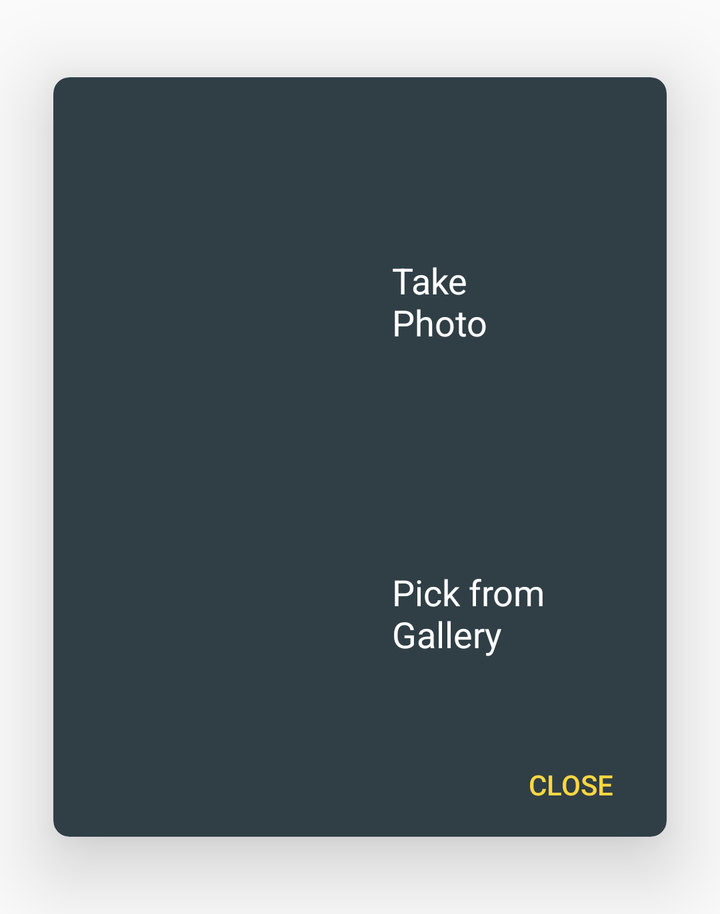
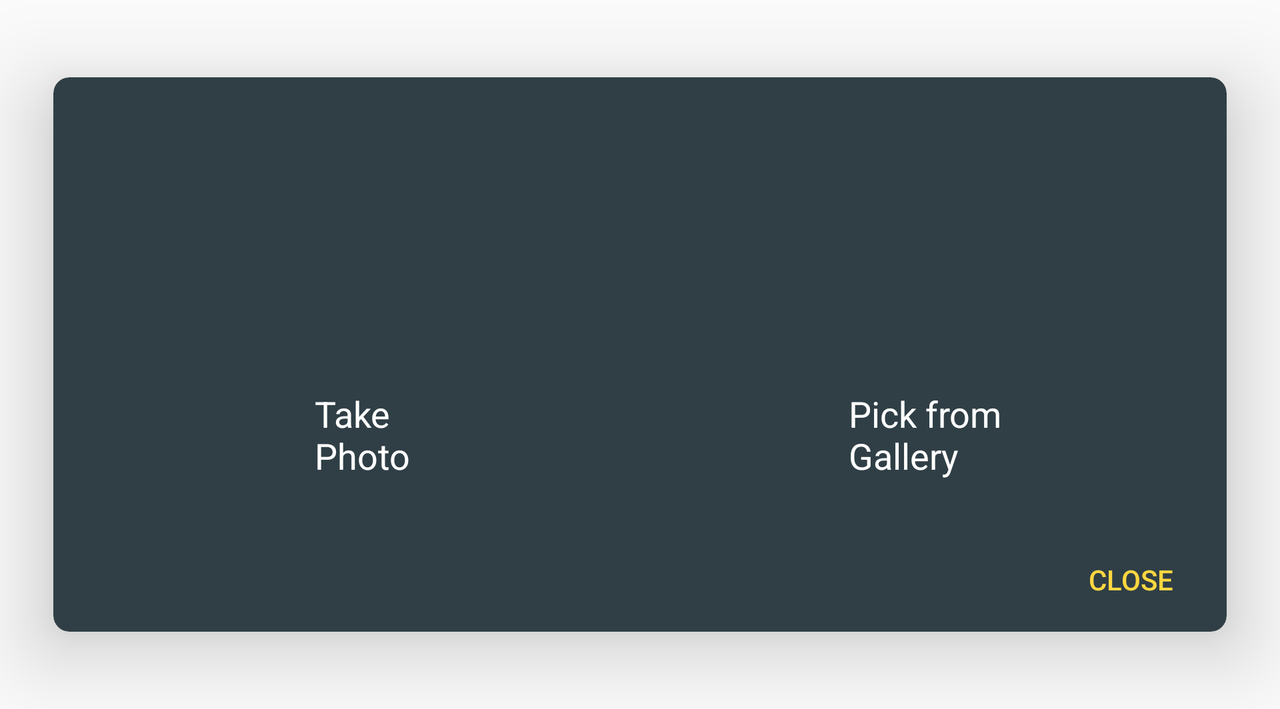

An Android layout and its configuration variant, each rendered on a device that would load it. The default file and the variant file are quoted in full after the pictures.
<!-- AndroidManifest.xml: application theme AppTheme -->
<!-- res/layout/dialog_animal_image_picker.xml -->
<?xml version="1.0" encoding="utf-8"?>
<android.support.v7.widget.CardView xmlns:android="http://schemas.android.com/apk/res/android"
    xmlns:app="http://schemas.android.com/apk/res-auto"
    style="@style/ImagePickerCardStyle"
    android:layout_width="match_parent"
    android:layout_height="wrap_content">

    <android.support.constraint.ConstraintLayout
        android:layout_width="match_parent"
        android:layout_height="wrap_content">

        <ImageView
            android:id="@+id/image_picker_camera"
            style="@style/ImagePickerIconStyle"
            app:layout_constraintBottom_toTopOf="@+id/image_picker_gallery"
            app:layout_constraintEnd_toStartOf="@+id/text_picker_camera_label"
            app:layout_constraintHorizontal_chainStyle="packed"
            app:layout_constraintLeft_toLeftOf="parent"
            app:layout_constraintRight_toLeftOf="@+id/text_picker_camera_label"
            app:layout_constraintStart_toStartOf="parent"
            app:layout_constraintTop_toTopOf="parent"
            app:srcCompat="@drawable/ic_dialog_image_picker_camera" />

        <TextView
            android:id="@+id/text_picker_camera_label"
            style="@style/ImagePickerTextLabelStyle"
            android:layout_marginLeft="@dimen/text_image_picker_content_margin"
            android:layout_marginStart="@dimen/text_image_picker_content_margin"
            android:text="@string/animal_image_picker_label_camera"
            app:layout_constraintBottom_toBottomOf="@+id/image_picker_camera"
            app:layout_constraintEnd_toEndOf="parent"
            app:layout_constraintLeft_toRightOf="@+id/image_picker_camera"
            app:layout_constraintRight_toRightOf="parent"
            app:layout_constraintStart_toEndOf="@+id/image_picker_camera"
            app:layout_constraintTop_toTopOf="@+id/image_picker_camera" />

        <View
            android:id="@+id/view_picker_camera_overlay"
            style="@style/ConstraintCenterHorizontalStyle"
            android:layout_width="@dimen/match_constraint_0dp"
            android:layout_height="@dimen/match_constraint_0dp"
            android:background="?attr/selectableItemBackgroundBorderless"
            app:layout_constraintBottom_toBottomOf="@+id/image_picker_camera"
            app:layout_constraintTop_toTopOf="@+id/image_picker_camera" />

        <ImageView
            android:id="@+id/image_picker_gallery"
            style="@style/ImagePickerIconStyle"
            android:layout_marginTop="@dimen/text_image_picker_content_margin"
            app:layout_constraintBottom_toBottomOf="parent"
            app:layout_constraintEnd_toEndOf="@+id/image_picker_camera"
            app:layout_constraintLeft_toLeftOf="@+id/image_picker_camera"
            app:layout_constraintRight_toRightOf="@+id/image_picker_camera"
            app:layout_constraintStart_toStartOf="@+id/image_picker_camera"
            app:layout_constraintTop_toBottomOf="@+id/image_picker_camera"
            app:srcCompat="@drawable/ic_dialog_image_picker_gallery" />

        <TextView
            android:id="@+id/text_picker_gallery_label"
            style="@style/ImagePickerTextLabelStyle"
            android:text="@string/animal_image_picker_label_gallery"
            app:layout_constraintBottom_toBottomOf="@+id/image_picker_gallery"
            app:layout_constraintEnd_toEndOf="parent"
            app:layout_constraintHorizontal_bias="0"
            app:layout_constraintLeft_toLeftOf="@+id/text_picker_camera_label"
            app:layout_constraintRight_toRightOf="parent"
            app:layout_constraintStart_toStartOf="@+id/text_picker_camera_label"
            app:layout_constraintTop_toTopOf="@+id/image_picker_gallery" />

        <View
            android:id="@+id/view_picker_gallery_overlay"
            style="@style/ConstraintCenterHorizontalStyle"
            android:layout_width="@dimen/match_constraint_0dp"
            android:layout_height="@dimen/match_constraint_0dp"
            android:background="?attr/selectableItemBackgroundBorderless"
            app:layout_constraintBottom_toBottomOf="@+id/image_picker_gallery"
            app:layout_constraintTop_toTopOf="@+id/image_picker_gallery" />

        <Button
            android:id="@+id/btn_picker_close"
            style="@style/MaterialLabelButtonStyle"
            android:layout_marginBottom="@dimen/btn_image_picker_action_margin_bottom"
            android:layout_marginEnd="@dimen/btn_image_picker_action_margin_right"
            android:layout_marginRight="@dimen/btn_image_picker_action_margin_right"
            android:layout_marginTop="@dimen/btn_image_picker_action_margin_top"
            android:text="@string/animal_image_picker_action_close"
            android:textColor="@color/animalImageButtonLabelCloseColor"
            app:layout_constraintBottom_toBottomOf="parent"
            app:layout_constraintEnd_toEndOf="parent"
            app:layout_constraintRight_toRightOf="parent"
            app:layout_constraintTop_toBottomOf="@+id/image_picker_gallery" />

    </android.support.constraint.ConstraintLayout>

</android.support.v7.widget.CardView>
<!-- resources referenced by this layout -->
<resources>
  <color name="animalImageButtonLabelCloseColor">#FFD740</color>
  <dimen name="btn_image_picker_action_margin_bottom">8dp</dimen>
  <dimen name="btn_image_picker_action_margin_right">16dp</dimen>
  <dimen name="btn_image_picker_action_margin_top">32dp</dimen>
  <dimen name="match_constraint_0dp">0dp</dimen>
  <dimen name="text_image_picker_content_margin">8dp</dimen>
  <string name="animal_image_picker_action_close">Close</string>
  <string name="animal_image_picker_label_camera">Take\nPhoto</string>
  <string name="animal_image_picker_label_gallery">Pick from\nGallery</string>
  <style name="ConstraintCenterHorizontalStyle">
          <item name="layout_constraintLeft_toLeftOf">parent</item>
          <item name="layout_constraintStart_toStartOf">parent</item>
          <item name="layout_constraintEnd_toEndOf">parent</item>
          <item name="layout_constraintRight_toRightOf">parent</item>
      </style>
  <style name="ImagePickerCardStyle" parent="CardView">
          <item name="cardPreventCornerOverlap">true</item>
          <item name="cardUseCompatPadding">true</item>
          <item name="cardBackgroundColor">@color/animalImagePickerBackgroundColor</item>
          <item name="cardCornerRadius">@dimen/card_image_picker_corner_radius</item>
          <item name="cardElevation">@dimen/dialog_material_elevation</item>
      </style>
  <style name="ImagePickerIconStyle">
          <item name="android:layout_height">@dimen/image_picker_icons_size</item>
          <item name="android:layout_width">@dimen/image_picker_icons_size</item>
      </style>
  <style name="ImagePickerTextLabelStyle">
          <item name="android:layout_height">wrap_content</item>
          <item name="android:layout_width">wrap_content</item>
          <item name="android:textColor">@android:color/white</item>
          <item name="android:textSize">@dimen/text_image_picker_size</item>
      </style>
  <style name="MaterialLabelButtonStyle" parent="Widget.AppCompat.Button">
          <item name="android:layout_width">wrap_content</item>
          <item name="android:layout_height">@dimen/btn_label_material_height</item>
          <item name="android:minWidth">@dimen/btn_label_material_min_width</item>
          <item name="android:paddingLeft">@dimen/btn_label_material_padding_left</item>
          <item name="android:paddingStart" tools:targetApi="jelly_bean_mr1">
              @dimen/btn_label_material_padding_left
          </item>
          <item name="android:paddingEnd" tools:targetApi="jelly_bean_mr1">
              @dimen/btn_label_material_padding_right
          </item>
          <item name="android:paddingRight">@dimen/btn_label_material_padding_right</item>
          <item name="android:background">?android:selectableItemBackground</item>
      </style>
  <style name="AppTheme" parent="Theme.AppCompat.Light.NoActionBar">
          <item name="colorPrimary">@color/colorPrimary</item>
          <item name="colorPrimaryDark">@color/colorPrimaryDark</item>
          <item name="colorAccent">@color/colorAccent</item>
      </style>
  <color name="animalImagePickerBackgroundColor">#303F46</color>
  <dimen name="card_image_picker_corner_radius">8dp</dimen>
  <dimen name="dialog_material_elevation">24dp</dimen>
  <dimen name="image_picker_icons_size">72dp</dimen>
  <dimen name="text_image_picker_size">18sp</dimen>
  <dimen name="btn_label_material_height">36dp</dimen>
  <dimen name="btn_label_material_min_width">64dp</dimen>
  <dimen name="btn_label_material_padding_left">8dp</dimen>
  <dimen name="btn_label_material_padding_right">8dp</dimen>
  <color name="colorPrimary">#373B59</color>
  <color name="colorPrimaryDark">#222742</color>
  <color name="colorAccent">#FF4081</color>
</resources>
<!-- res/layout-land/dialog_animal_image_picker.xml (the repository's variant of the layout above) -->
<!-- drawn on the phone turned sideways -->
<?xml version="1.0" encoding="utf-8"?>
<android.support.v7.widget.CardView xmlns:android="http://schemas.android.com/apk/res/android"
    xmlns:app="http://schemas.android.com/apk/res-auto"
    style="@style/ImagePickerCardStyle"
    android:layout_width="match_parent"
    android:layout_height="wrap_content">

    <android.support.constraint.ConstraintLayout
        android:layout_width="match_parent"
        android:layout_height="wrap_content">

        <android.support.constraint.Guideline
            android:id="@+id/guideline_picker_center_vertical"
            android:layout_width="wrap_content"
            android:layout_height="wrap_content"
            android:orientation="vertical"
            app:layout_constraintGuide_percent="0.5" />

        <ImageView
            android:id="@+id/image_picker_camera"
            style="@style/ImagePickerIconStyle"
            android:layout_marginLeft="@dimen/image_picker_camera_margin_left"
            android:layout_marginStart="@dimen/image_picker_camera_margin_left"
            app:layout_constraintBottom_toTopOf="@+id/text_picker_camera_label"
            app:layout_constraintEnd_toEndOf="@+id/guideline_picker_center_vertical"
            app:layout_constraintLeft_toLeftOf="parent"
            app:layout_constraintRight_toRightOf="@+id/guideline_picker_center_vertical"
            app:layout_constraintStart_toStartOf="parent"
            app:layout_constraintTop_toTopOf="parent"
            app:layout_constraintVertical_chainStyle="packed"
            app:srcCompat="@drawable/ic_dialog_image_picker_camera" />

        <TextView
            android:id="@+id/text_picker_camera_label"
            style="@style/ImagePickerTextLabelStyle"
            android:layout_marginTop="@dimen/text_image_picker_margin_top"
            android:text="@string/animal_image_picker_label_camera"
            app:layout_constraintBottom_toBottomOf="parent"
            app:layout_constraintEnd_toEndOf="@+id/image_picker_camera"
            app:layout_constraintLeft_toLeftOf="@+id/image_picker_camera"
            app:layout_constraintRight_toRightOf="@+id/image_picker_camera"
            app:layout_constraintStart_toStartOf="@+id/image_picker_camera"
            app:layout_constraintTop_toBottomOf="@+id/image_picker_camera" />

        <View
            android:id="@+id/view_picker_camera_overlay"
            android:layout_width="@dimen/match_constraint_0dp"
            android:layout_height="@dimen/match_constraint_0dp"
            android:background="?attr/selectableItemBackgroundBorderless"
            app:layout_constraintBottom_toBottomOf="@+id/text_picker_camera_label"
            app:layout_constraintEnd_toEndOf="@+id/guideline_picker_center_vertical"
            app:layout_constraintLeft_toLeftOf="parent"
            app:layout_constraintRight_toRightOf="@+id/guideline_picker_center_vertical"
            app:layout_constraintStart_toStartOf="parent"
            app:layout_constraintTop_toTopOf="@+id/image_picker_camera" />

        <ImageView
            android:id="@+id/image_picker_gallery"
            style="@style/ImagePickerIconStyle"
            android:layout_marginEnd="@dimen/image_picker_gallery_margin_right"
            android:layout_marginLeft="@dimen/picker_options_half_spacing"
            android:layout_marginRight="@dimen/image_picker_gallery_margin_right"
            android:layout_marginStart="@dimen/picker_options_half_spacing"
            app:layout_constraintBottom_toTopOf="@+id/text_picker_gallery_label"
            app:layout_constraintEnd_toEndOf="parent"
            app:layout_constraintLeft_toLeftOf="@+id/guideline_picker_center_vertical"
            app:layout_constraintRight_toRightOf="parent"
            app:layout_constraintStart_toStartOf="@+id/guideline_picker_center_vertical"
            app:layout_constraintTop_toTopOf="parent"
            app:layout_constraintVertical_chainStyle="packed"
            app:srcCompat="@drawable/ic_dialog_image_picker_gallery" />

        <TextView
            android:id="@+id/text_picker_gallery_label"
            style="@style/ImagePickerTextLabelStyle"
            android:layout_marginTop="@dimen/text_image_picker_margin_top"
            android:text="@string/animal_image_picker_label_gallery"
            app:layout_constraintBottom_toBottomOf="parent"
            app:layout_constraintEnd_toEndOf="@+id/image_picker_gallery"
            app:layout_constraintLeft_toLeftOf="@+id/image_picker_gallery"
            app:layout_constraintRight_toRightOf="@+id/image_picker_gallery"
            app:layout_constraintStart_toStartOf="@+id/image_picker_gallery"
            app:layout_constraintTop_toBottomOf="@+id/image_picker_gallery" />

        <View
            android:id="@+id/view_picker_gallery_overlay"
            android:layout_width="@dimen/match_constraint_0dp"
            android:layout_height="@dimen/match_constraint_0dp"
            android:background="?attr/selectableItemBackgroundBorderless"
            app:layout_constraintBottom_toBottomOf="@+id/text_picker_gallery_label"
            app:layout_constraintEnd_toEndOf="parent"
            app:layout_constraintLeft_toLeftOf="@+id/guideline_picker_center_vertical"
            app:layout_constraintRight_toRightOf="parent"
            app:layout_constraintStart_toStartOf="@+id/guideline_picker_center_vertical"
            app:layout_constraintTop_toTopOf="@+id/image_picker_gallery" />

        <Button
            android:id="@+id/btn_picker_close"
            style="@style/MaterialLabelButtonStyle"
            android:layout_marginBottom="@dimen/btn_image_picker_action_margin_bottom"
            android:layout_marginEnd="@dimen/btn_image_picker_action_margin_right"
            android:layout_marginRight="@dimen/btn_image_picker_action_margin_right"
            android:layout_marginTop="@dimen/btn_image_picker_action_margin_top"
            android:text="@string/animal_image_picker_action_close"
            android:textColor="@color/animalImageButtonLabelCloseColor"
            app:layout_constraintBottom_toBottomOf="parent"
            app:layout_constraintEnd_toEndOf="parent"
            app:layout_constraintRight_toRightOf="parent"
            app:layout_constraintTop_toBottomOf="@+id/text_picker_gallery_label" />

    </android.support.constraint.ConstraintLayout>

</android.support.v7.widget.CardView>
<!-- resources referenced by the variant -->
<!-- as the phone turned sideways resolves them -->
<resources>
  <color name="animalImageButtonLabelCloseColor">#FFD740</color>
  <dimen name="btn_image_picker_action_margin_bottom">8dp</dimen>
  <dimen name="btn_image_picker_action_margin_right">16dp</dimen>
  <dimen name="btn_image_picker_action_margin_top">32dp</dimen>
  <!-- from res/values-land/ -->
  <dimen name="image_picker_camera_margin_left">16dp</dimen>
  <!-- from res/values-land/ -->
  <dimen name="image_picker_gallery_margin_right">16dp</dimen>
  <dimen name="match_constraint_0dp">0dp</dimen>
  <!-- from res/values-land/ -->
  <dimen name="picker_options_half_spacing">8dp</dimen>
  <!-- from res/values-land/ -->
  <dimen name="text_image_picker_margin_top">8dp</dimen>
  <string name="animal_image_picker_action_close">Close</string>
  <string name="animal_image_picker_label_camera">Take\nPhoto</string>
  <string name="animal_image_picker_label_gallery">Pick from\nGallery</string>
  <style name="ImagePickerCardStyle" parent="CardView">
          <item name="cardPreventCornerOverlap">true</item>
          <item name="cardUseCompatPadding">true</item>
          <item name="cardBackgroundColor">@color/animalImagePickerBackgroundColor</item>
          <item name="cardCornerRadius">@dimen/card_image_picker_corner_radius</item>
          <item name="cardElevation">@dimen/dialog_material_elevation</item>
      </style>
  <style name="ImagePickerIconStyle">
          <item name="android:layout_height">@dimen/image_picker_icons_size</item>
          <item name="android:layout_width">@dimen/image_picker_icons_size</item>
      </style>
  <style name="ImagePickerTextLabelStyle">
          <item name="android:layout_height">wrap_content</item>
          <item name="android:layout_width">wrap_content</item>
          <item name="android:textColor">@android:color/white</item>
          <item name="android:textSize">@dimen/text_image_picker_size</item>
      </style>
  <style name="MaterialLabelButtonStyle" parent="Widget.AppCompat.Button">
          <item name="android:layout_width">wrap_content</item>
          <item name="android:layout_height">@dimen/btn_label_material_height</item>
          <item name="android:minWidth">@dimen/btn_label_material_min_width</item>
          <item name="android:paddingLeft">@dimen/btn_label_material_padding_left</item>
          <item name="android:paddingStart" tools:targetApi="jelly_bean_mr1">
              @dimen/btn_label_material_padding_left
          </item>
          <item name="android:paddingEnd" tools:targetApi="jelly_bean_mr1">
              @dimen/btn_label_material_padding_right
          </item>
          <item name="android:paddingRight">@dimen/btn_label_material_padding_right</item>
          <item name="android:background">?android:selectableItemBackground</item>
      </style>
  <style name="AppTheme" parent="Theme.AppCompat.Light.NoActionBar">
          <item name="colorPrimary">@color/colorPrimary</item>
          <item name="colorPrimaryDark">@color/colorPrimaryDark</item>
          <item name="colorAccent">@color/colorAccent</item>
      </style>
  <color name="animalImagePickerBackgroundColor">#303F46</color>
  <dimen name="card_image_picker_corner_radius">8dp</dimen>
  <dimen name="dialog_material_elevation">24dp</dimen>
  <dimen name="image_picker_icons_size">72dp</dimen>
  <dimen name="text_image_picker_size">18sp</dimen>
  <dimen name="btn_label_material_height">36dp</dimen>
  <dimen name="btn_label_material_min_width">64dp</dimen>
  <dimen name="btn_label_material_padding_left">8dp</dimen>
  <dimen name="btn_label_material_padding_right">8dp</dimen>
  <color name="colorPrimary">#373B59</color>
  <color name="colorPrimaryDark">#222742</color>
  <color name="colorAccent">#FF4081</color>
</resources>
